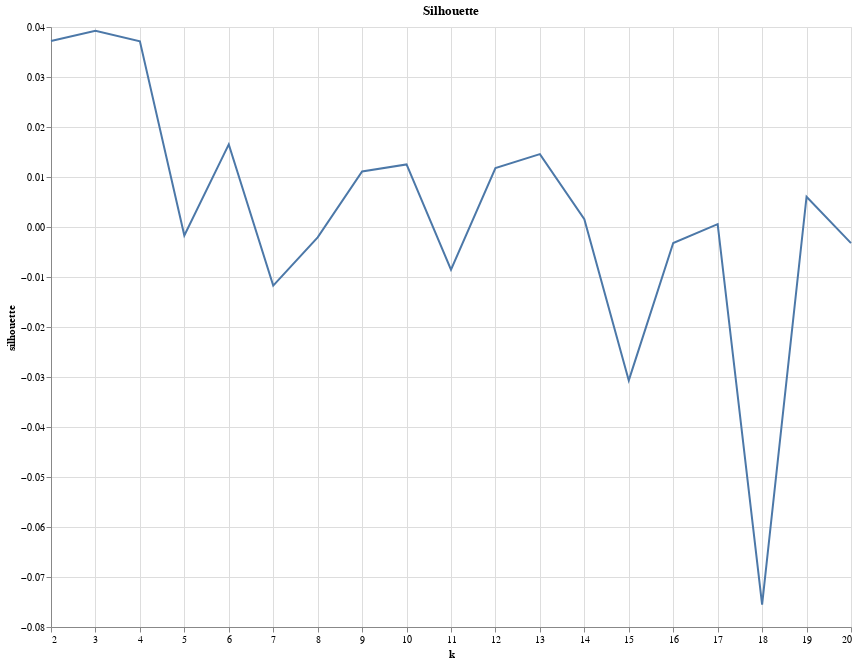

The notebook cell saved with this chart:
### Code cell
silhouette_plot = alt.Chart(silhouette_df).mark_line().encode(
    y=alt.Y('silhouette', type="quantitative", scale=alt.Scale(zero=False)),
    x=alt.X('k', type="quantitative"),
).properties(
    title='Silhouette'
)

silhouette_plot.properties(width=800, height=600)

### Figure 1 — Vega-Lite specification as saved in the notebook (floating-point values rounded to 4 significant figures)
{"config": {"view": {"continuousWidth": 300, "continuousHeight": 300}}, "data": {"name": "data-e3e9adefc7339773f478441ada4a86ce"}, "mark": {"type": "line"}, "encoding": {"x": {"field": "k", "type": "quantitative"}, "y": {"field": "silhouette", "scale": {"zero": false}, "type": "quantitative"}}, "height": 600, "title": "Silhouette", "width": 800, "$schema": "https://vega.github.io/schema/vega-lite/v5.17.0.json", "datasets": {"data-e3e9adefc7339773f478441ada4a86ce": [{"silhouette": 0.0372, "k": 2}, {"silhouette": 0.03924, "k": 3}, {"silhouette": 0.03715, "k": 4}, {"silhouette": -0.001683, "k": 5}, {"silhouette": 0.01653, "k": 6}, {"silhouette": -0.01172, "k": 7}, {"silhouette": -0.002063, "k": 8}, {"silhouette": 0.0111, "k": 9}, {"silhouette": 0.01252, "k": 10}, {"silhouette": -0.00854, "k": 11}, {"silhouette": 0.0118, "k": 12}, {"silhouette": 0.01459, "k": 13}, {"silhouette": 0.001549, "k": 14}, {"silhouette": -0.03068, "k": 15}, {"silhouette": -0.003192, "k": 16}, {"silhouette": 0.000567, "k": 17}, {"silhouette": -0.07552, "k": 18}, {"silhouette": 0.006061, "k": 19}, {"silhouette": -0.00322, "k": 20}]}}
